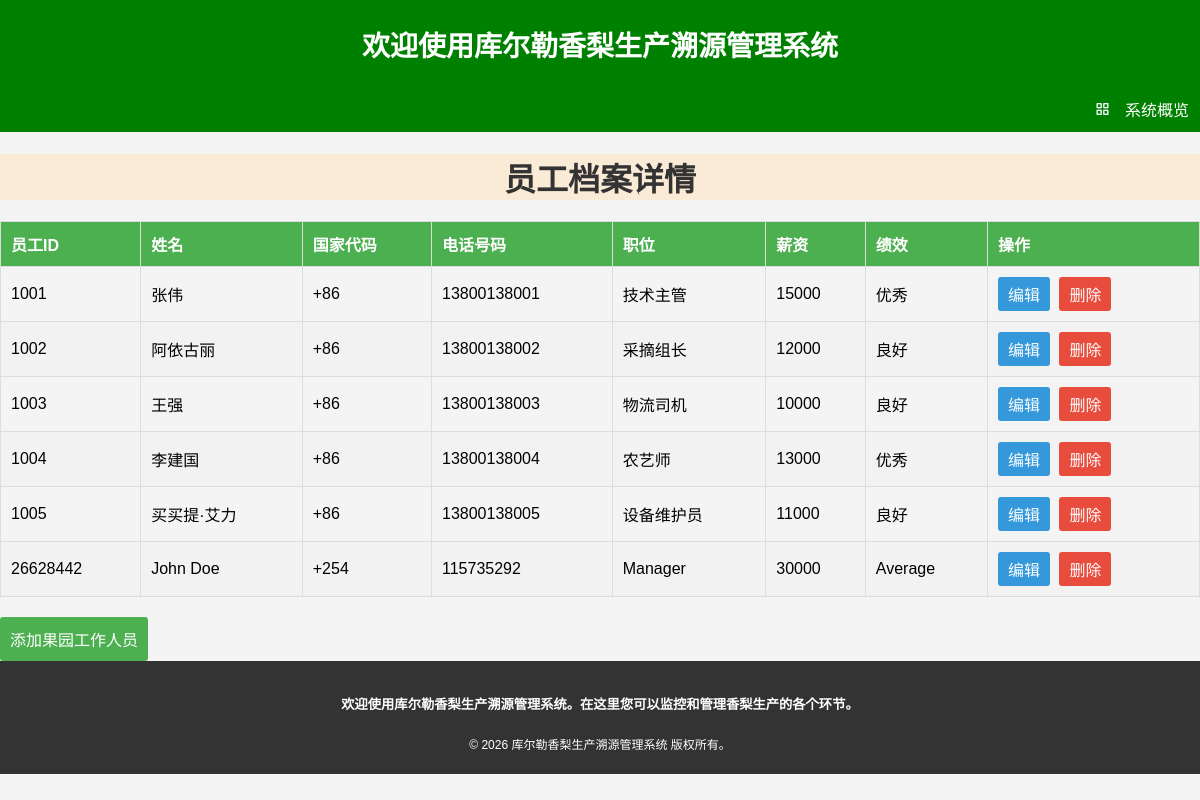
The app's page /show_employees/ with its own data.
### homepage/models.py (models this page shows)
class Employees(models.Model):
    user = models.ForeignKey(User, on_delete=models.CASCADE, default=1)
    Eid = models.IntegerField(primary_key=True, default=0, verbose_name="员工ID")
    Name = models.CharField(max_length=50, verbose_name="姓名")
    Country_code = models.CharField(max_length=4, verbose_name="国家代码")
    Phone_number = models.CharField(max_length=9, verbose_name="电话号码")
    Position = models.CharField(max_length=10, verbose_name="职位")
    Salary = models.IntegerField(verbose_name="薪资")
    Performance = models.CharField(max_length=10, verbose_name="绩效")
    class Meta:
        db_table = "employees"
        verbose_name = "员工信息"
        verbose_name_plural = "员工信息"

### homepage/views.py (the view)
# urls.py: path("show_employees/", Show_employees, name="show-employees"),
def Show_employees(request):
    employees = Employees.objects.all()
    print(f"DEBUG: 查询到 {employees.count()} 名员工")
    return render(request, "homepage/showemployees.html", {"employees": employees})

### homepage/templates/homepage/showemployees.html (shortened to what this page needs)
{%extends 'homepage/base.html' %}
{% block content %}
<head>
</head>
<body>
    <h1>员工档案详情</h1>
    {% if employees %}
    <table>
        <thead>
            <tr>
                <th>员工ID</th>
                <th>姓名</th>
                <th>国家代码</th>
                <th>电话号码</th>
                <th>职位</th>
                <th>薪资</th>
                <th>绩效</th>
                <th>操作</th>
            </tr>
        </thead>
        <tbody>
            {% for employee in employees %}
            <tr>
                <td>{{ employee.Eid }}</td>
                <td>{{ employee.Name }}</td>
                <td>{{ employee.Country_code }}</td>
                <td>{{ employee.Phone_number }}</td>
                <td>{{ employee.Position }}</td>
                <td>{{ employee.Salary }}</td>
                <td>{{ employee.Performance }}</td>
                <td><a href="{% url 'homepage:update-employees' Eid=employee.Eid %}" class="update-link">编辑</a>
                  <a href="{% url 'homepage:delete-employees' Eid=employee.Eid %}"class="delete-link">删除</a> </td>
            </tr>
            {% endfor %}
        </tbody>
    </table>
    {% else %}
    <p class="no-employees">暂无员工记录，请点击下方按钮添加。</p>
    {% endif %}
    <a href="{% url 'homepage:add-employees' %}" class="add-button">添加果园工作人员</a>
</body>
{%endblock%}

### homepage/templates/homepage/showemployees.html (style rules this page uses)
body { font-family: Arial, sans-serif; background-color: #f4f4f4; margin: 0; padding: 0; }
h1 { color: #333; text-align: center; background-color: antiquewhite; }
table { width: 100%; border-collapse: collapse; margin-top: 20px; }
th, td { border: 1px solid #ddd; padding: 10px; text-align: left; }
th { background-color: #4caf50; color: white; }
tr:nth-child(even) { background-color: #f2f2f2; }
.update-link, .delete-link { display: inline-block; padding: 5px 10px; text-decoration: none; color: #fff; border-radius: 3px; margin-right: 5px; }
.update-link { background-color: #3498db; }
.delete-link { background-color: #e74c3c; }
.add-button { display: inline-block; padding: 10px; background-color: #4caf50; color: white; text-decoration: none; border-radius: 3px; margin-top: 20px; }

### records on screen
Employees: Eid "1001", Name "张伟", Country_code "+86", Phone_number "13800138001", Position "技术主管", Salary "15000", Performance "优秀"
Employees: Eid "1002", Name "阿依古丽", Country_code "+86", Phone_number "13800138002", Position "采摘组长", Salary "12000", Performance "良好"
Employees: Eid "1003", Name "王强", Country_code "+86", Phone_number "13800138003", Position "物流司机", Salary "10000", Performance "良好"
Employees: Eid "1004", Name "李建国", Country_code "+86", Phone_number "13800138004", Position "农艺师", Salary "13000", Performance "优秀"
Employees: Eid "1005", Name "买买提·艾力", Country_code "+86", Phone_number "13800138005", Position "设备维护员", Salary "11000", Performance "良好"
Employees: Eid "26628442", Name "John Doe", Country_code "+254", Phone_number "115735292", Position "Manager", Salary "30000", Performance "Average"
